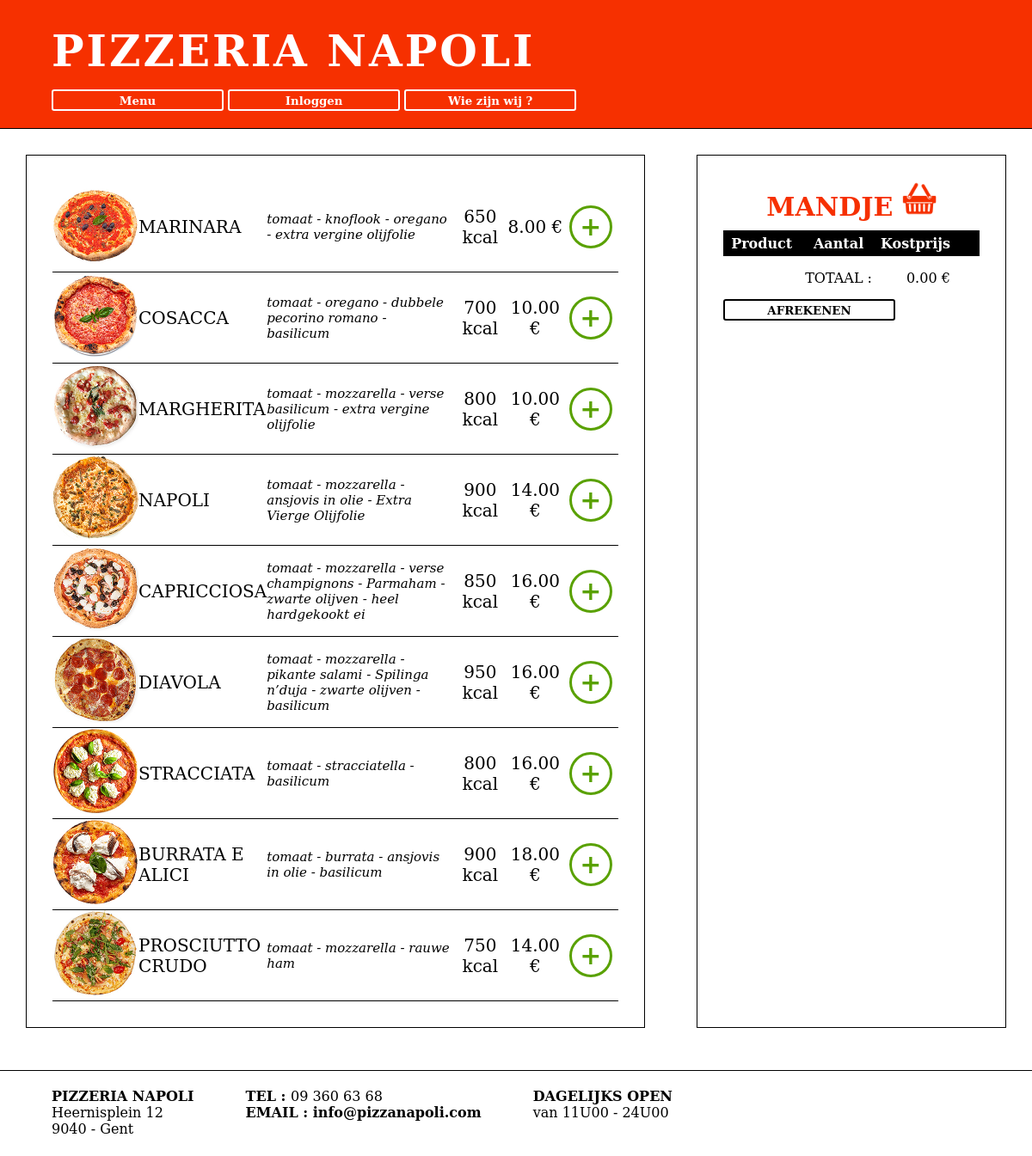
The page / on the database its author committed.
### tables this page shows
CREATE TABLE `producten` (
  `productId` int(10) NOT NULL,
  `productNaam` varchar(50) NOT NULL,
  `beeldNaam` varchar(50) NOT NULL,
  `kostPrijs` float NOT NULL,
  `promo` float NOT NULL,
  `samenstelling` varchar(250) NOT NULL,
  `voedingswaarde` varchar(50) NOT NULL,
  `beschikbaarheid` tinyint(4) NOT NULL
);

### index.php (called while the page is built, shortened)
<?php
$pizzeriaSvc = new PizzeriaService();
$productenLijst = $pizzeriaSvc->getProducts();
include_once("Presentation/menu.php");

### Data/PizzeriaDAO.php (called while the page is built, shortened)
<?php
class PizzeriaDAO extends BaseDAO {
    public function getProductsDAO (): array {
        $dbh = $this->db_connect();
        $resultSet = $dbh->query("SELECT productId, productNaam, beeldNaam, kostPrijs, promo, samenstelling, voedingswaarde FROM producten WHERE beschikbaarheid = 1");
        $lijst = array();
        foreach($resultSet as $rij) {
            $product = new Product ((int)$rij["productId"], (string)$rij["productNaam"], (string)$rij["beeldNaam"], (float)$rij["kostPrijs"], (float)$rij["promo"], (string)$rij["samenstelling"], (string)$rij["voedingswaarde"]);
            array_push($lijst, $product);
        }
        return $lijst;
    }
}

### Business/PizzeriaService.php (called while the page is built, shortened)
<?php
class PizzeriaService {
    public function getProducts (): array {
        $pizzeriaDAO = new PizzeriaDAO();
        $lijst = $pizzeriaDAO->getProductsDAO();
        return $lijst;
    }
}

### Entities/Product.php (called while the page is built, shortened)
<?php
class Product {
    private int $productId;
    private string $productNaam;
    private string $beeldNaam;
    private float $kostPrijs;
    private string $samenstelling;
    private string $voedingswaarde;
    public function __construct(int $productId, string $productNaam, string $beeldNaam, float $kostPrijs, float $promo, string $samenstelling, string $voedingswaarde) {
        $this->productId = $productId;
        $this->productNaam = $productNaam;
        $this->beeldNaam = $beeldNaam;
        $this->kostPrijs = $kostPrijs;
        $this->samenstelling = $samenstelling;
        $this->voedingswaarde = $voedingswaarde;
    }
    public function getProductId(): int {
        return $this->productId;
    }
    public function getProductNaam() : string {
        return $this->productNaam;
    }
    public function getBeeldNaam() : string {
        return $this->beeldNaam;
    }
    public function getKostPrijs() : float {
        return $this->kostPrijs;
    }
    public function getSamenstelling() : string {
        return $this->samenstelling;
    }
    public function getVoedingswaarde() : string {
        return $this->voedingswaarde;
    }
}

### Presentation/menu.php (the view, shortened to what this page needs)
<?php
require_once("header.php");
$totaalMandje = 0;
?>
<main class="container">
    <section class="divleft" id="menu">
        <table>
            <?php
            foreach ($productenLijst as $product) {
            ?>
            <tr width="100%">
                <form action="./index.php?action=add&productId=<?php print($product->getProductId());?>" method="post">
                    <td width="15%"><img src="./Presentation/img/<?php echo $product->getBeeldNaam().'.jpg';?>"></td>
                    <td width="20%" style="text-align:left"><?php print($product->getProductNaam());?></td>
                    <td width="35%" style="font-style:italic;text-align:left;font-size:15px"><?php print($product->getSamenstelling());?></td>
                    <td width="10%"><?php print($product->getVoedingswaarde());?></td>
                    <td width="10%"><?php print(number_format((float)$product->getKostPrijs(), 2, '.', '').' €');?></td>
                    <td width="10%"><input type="submit" id="plus" value="+"/></td>
                </form>
            </tr>
            <?php
            }
            ?>
        </table>
    </section>
    <section class="divright">
            <table width="100%" id="maandje">
                <thead>
                    <tr>
                        <th colspan="4" id="mandjetitle">MANDJE <img src="./Presentation/img/mandje.jpg" id="mandjepic"></th>
                    </tr>
                    <tr id="infos">
                        <th width="30%">Product</th>
                        <th width="30%">Aantal</th>
                        <th width="30%">Kostprijs</th>
                        <th width="10%"></th>
                    </tr>
                </thead>
                <tfoot>
                    <tr>
                        <td></td>
                        <td>TOTAAL : </td>
                        <td colspan="2"><?php print(number_format((float)$totaalMandje, 2, '.', '').' €');?></td>
                    </tr>
                </tfoot>
            </table>
		<button onclick="window.location.href='afrekenenCtrl.php?action=afrekenen'">AFREKENEN</button>
    </section>
</main>
<?php
require_once("footer.php");
?>

### Presentation/header.php (shortened to what this page needs)
<!DOCTYPE HTML>
<html>
    <head>
        <link rel="stylesheet" type="text/css" href="./Presentation/style.css">
    </head>
    <body>
        <header>
            <h1><a href="./index.php">PIZZERIA NAPOLI</a></h1>
            <nav>
                <button class="rubriek" onclick="location.href='./index.php'">Menu</button>
                <?php if (!isset($_SESSION["sessionKlant"])) { ?>
                    <button class="rubriek" onclick="location.href='./loginopties.php'">Inloggen</button>
                <?php } else { ?>
                    <button class="rubriek" onclick="location.href='./logoutCtrl.php?action=logout'">Uitloggen</button>
                <?php } ?>
                <button class="rubriek" onclick="location.href='./wiezijnwijCtrl.php'">Wie zijn wij ?</button>
                <br><br>
            </nav>
        </header>

### Presentation/footer.php
    <br>
    <footer>
        <div class="infos" id="adres">
            <p><strong>PIZZERIA NAPOLI</strong><br>
            Heernisplein 12<br>
            9040 - Gent
            </p>
        </div>
        <div class="infos" id="contact">
            <p><strong>TEL : </strong>09 360 63 68<br>
            <strong>EMAIL : </strong><a>info@pizzanapoli.com</a>
            </p>
        </div>
        <div class="infos" id="openingstijden">
            <p><strong>DAGELIJKS OPEN</strong><br>
            van 11U00 - 24U00
            </p>
        </div>
    </footer>
</body>
</html>

### Presentation/style.css (style rules this page uses)
* { box-sizing: border-box; padding: 0; margin: 0; font-family: Constantia, "Lucida Bright", "DejaVu Serif", Georgia, "serif"; text-decoration: none; border-spacing: 0px; }
a { font-weight: bold; text-decoration: none; color: black; }
button { min-width: 200px; min-height: 25px; background-color: white; border-radius: 3px; font-weight: bold; border:2px solid black; }
tr { height: 50px; }
input { width: 100%; }
header { background-color: #f63000; width: 100%; height: 150px; padding: 30px 0px 40px 60px; position: fixed; overflow: hidden; border-bottom: 1px solid black; }
h1 { padding-bottom: 15px; }
h1 a { letter-spacing: 3px; font-size: 50px; color: white; }
nav button { background-color: #f63000; color: white; border:2px solid white; }
.container { display: flex; }
.container:after { content: ""; display: table; clear: both; }
.divleft { border: 1px solid black; width: 60%; margin: 180px 0px 30px 30px; padding: 30px; float: left; }
#menu tr td { border-bottom: 1px solid black; vertical-align: middle; font-size: 20px; text-align: center; }
#menu img { width: 100px; border-radius: 3px; }
#plus { background-color: white; color: #59a100; width: 50px; height: 50px; font-size: 30px; font-weight: bold; border: 3px solid #59a100; border-radius: 50%; vertical-align: middle; }
.divright { width: 30%; margin: 180px 30px 30px 60px; padding: 30px; border: 1px solid black; float: right; }
#mandjetitle { font-size: 30px; padding-bottom: 10px; color: #f63000; }
#mandjepic { width: 30px; }
#maandje #infos { height: 30px; text-align: center; background-color: black; color: white; }
#maandje tfoot tr td { text-align: center; }
#mandjepic { width: 40px; }
footer { height: 100px; padding: 20px 0px 0px 60px; margin: 0; color: black; border-top: 1px solid black; }
#adres { float:left; }
#contact { padding: 0px 60px; float:left; }
#contact a { color: black; }

### rows shown on the page
producten: beeldNaam (picture), productNaam "MARINARA", samenstelling "tomaat - knoflook - oregano - extra vergine olijfolie", voedingswaarde "650 kcal", kostPrijs "8.00"
producten: beeldNaam (picture), productNaam "COSACCA", samenstelling "tomaat - oregano - dubbele pecorino romano - basilicum", voedingswaarde "700 kcal", kostPrijs "10.00"
producten: beeldNaam (picture), productNaam "MARGHERITA", samenstelling "tomaat - mozzarella - verse basilicum - extra vergine olijfolie", voedingswaarde "800 kcal", kostPrijs "10.00"
producten: beeldNaam (picture), productNaam "NAPOLI", samenstelling "tomaat - mozzarella - ansjovis in olie - Extra Vierge Olijfolie", voedingswaarde "900 kcal", kostPrijs "14.00"
producten: beeldNaam (picture), productNaam "CAPRICCIOSA", samenstelling "tomaat - mozzarella - verse champignons - Parmaham - zwarte olijven - heel hardgekookt ei", voedingswaarde "850 kcal", kostPrijs "16.00"
producten: beeldNaam (picture), productNaam "DIAVOLA", samenstelling "tomaat - mozzarella - pikante salami - Spilinga n’duja - zwarte olijven - basilicum", voedingswaarde "950 kcal", kostPrijs "16.00"
producten: beeldNaam (picture), productNaam "STRACCIATA", samenstelling "tomaat - stracciatella - basilicum", voedingswaarde "800 kcal", kostPrijs "16.00"
producten: beeldNaam (picture), productNaam "BURRATA E ALICI", samenstelling "tomaat - burrata - ansjovis in olie - basilicum", voedingswaarde "900 kcal", kostPrijs "18.00"
producten: beeldNaam (picture), productNaam "PROSCIUTTO CRUDO", samenstelling "tomaat - mozzarella - rauwe ham", voedingswaarde "750 kcal", kostPrijs "14.00"

### other values the page prints
$totaalMandje "0.00"
